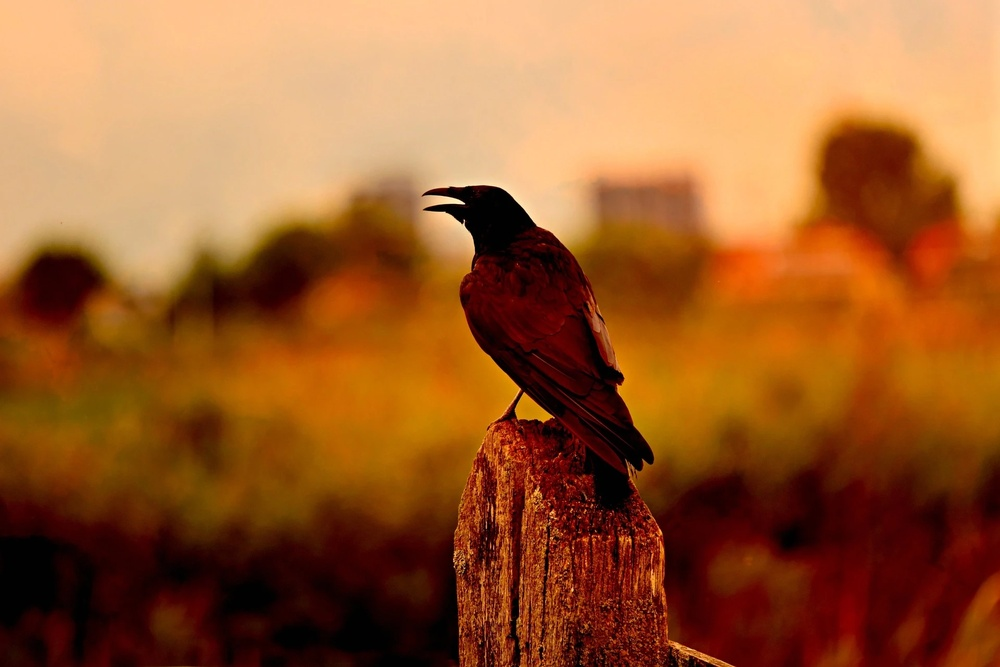
#> input picture Study_Py_OpenCV/src/crow.jpg, 1000 x 667 px, shrunk from 1920 x 1281 before the run, found by its file name
$ python Study_Py_OpenCV_05_Convert_Color.py
#> lines starting #> are read from the running program, lines starting #| are printed output that depends on the picture
import cv2

src = cv2.imread("Study_Py_OpenCV/src/crow.jpg", cv2.IMREAD_COLOR)
#> src is the input picture: shape (667, 1000, 3); mean B, G, R 46.5, 92.7, 154.9
dst = cv2.cvtColor(src, cv2.COLOR_BGR2GRAY)
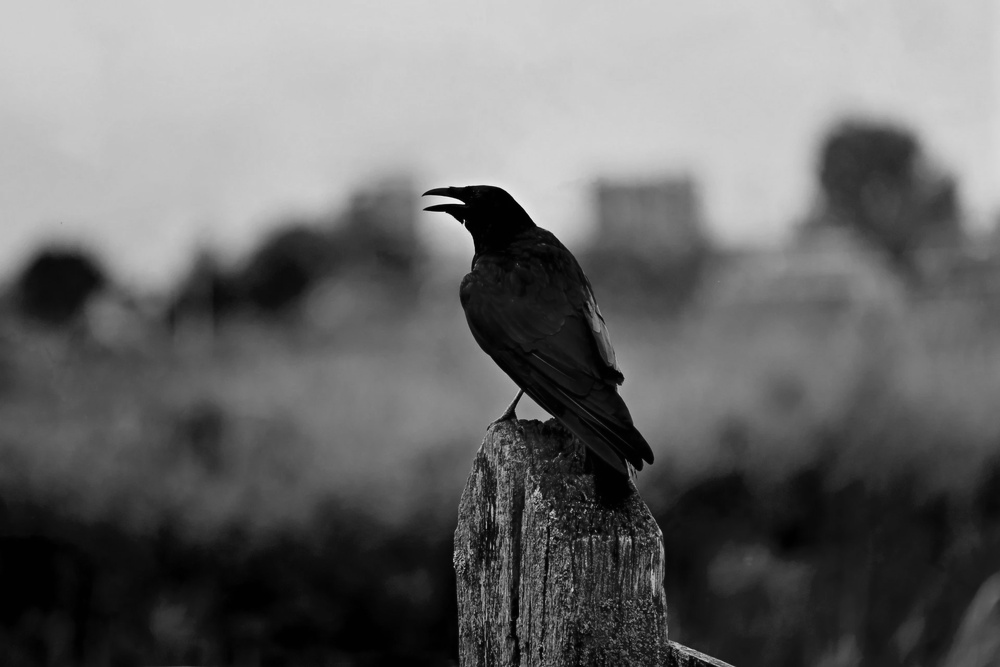
#> dst: shape (667, 1000); min 0, max 249, mean 106
#dst2 = cv2.cvtColor(src, cv2.COLOR_RGB2GRAY)

cv2.imshow("src", src)
cv2.imshow("dst", dst)
cv2.waitKey()
cv2.destroyAllWindows()

# 역상(Reverse Image)은 영상이나 이미지를 반전 된 색상으로 변환하기 위해서 사용합니다.
# 픽셀 단위마다 비트 연산(Bitwise Operation)을 적용하는데, 그중 NOT 연산을 적용합니다.
# NOT 연산은 각 자릿수의 값을 반대로 바꾸는 연산입니다.
# 만약 153의 값을 갖는 픽셀에 NOT 연산을 적용한다면 102의 값으로 변경됩니다.
# 153은 0b10011001의 값을 가지며, 102는 0b01100110의 값을 갖습니다.
# 즉, 10 진수의 픽셀값을 2 진수의 값으로 변경한 다음, 각 자릿수의 값을 반대로 바꾸게 됩니다.
# 1은 0이 되며, 0은 1로 변경됩니다.

src = cv2.imread("Study_Py_OpenCV/src/whitebutterfly.jpg", cv2.IMREAD_COLOR)
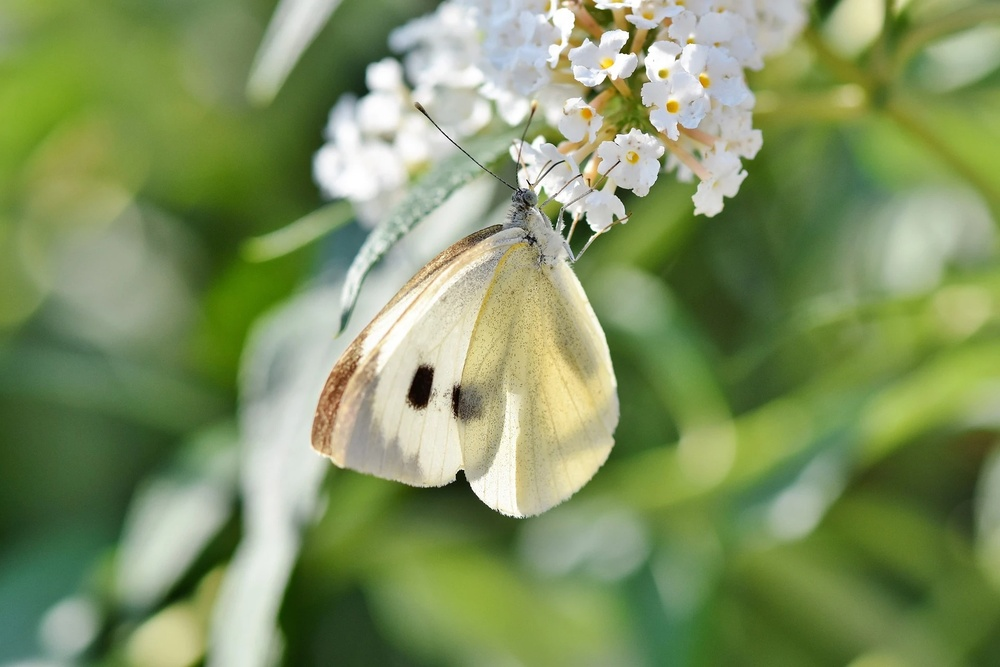
#> input picture Study_Py_OpenCV/src/whitebutterfly.jpg, 1000 x 667 px, shrunk from 1920 x 1280 before the run, found by its file name
#> src is the input picture: shape (667, 1000, 3); mean B, G, R 98.2, 147.4, 128.7
dst = cv2.bitwise_not(src)
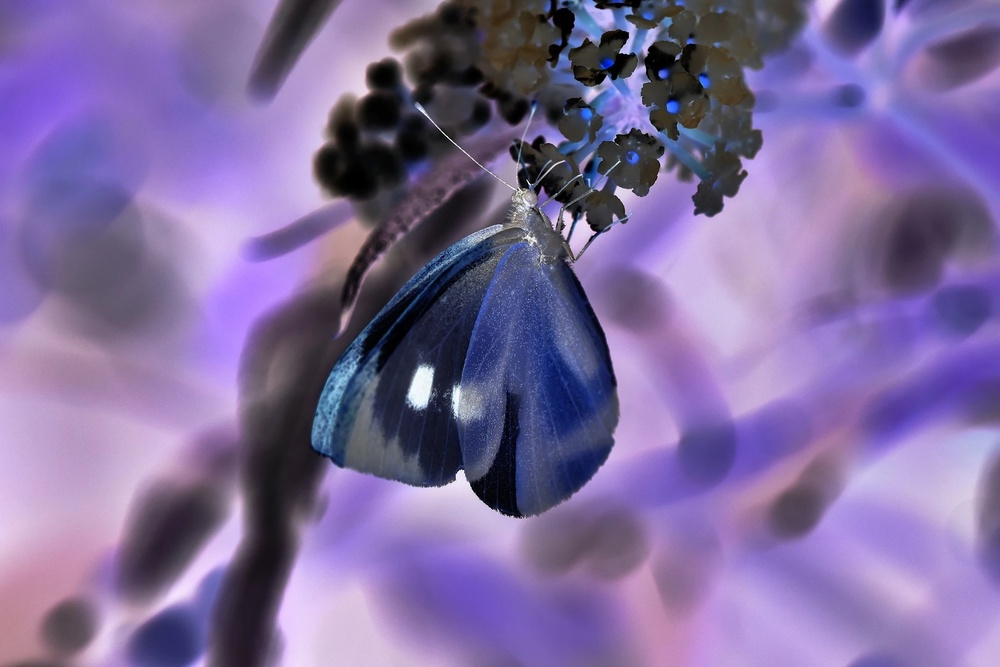
#> dst: shape (667, 1000, 3); mean B, G, R 156.8, 107.6, 126.3

cv2.imshow("src", src)
cv2.imshow("dst", dst)
cv2.waitKey()
cv2.destroyAllWindows()
